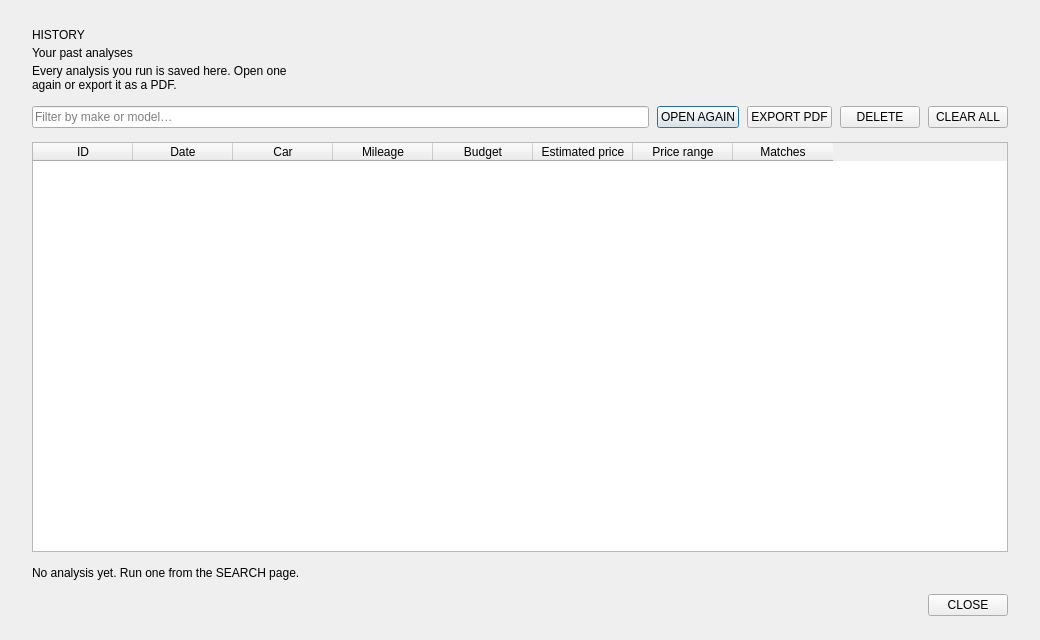
<?xml version="1.0" encoding="UTF-8"?>
<ui version="4.0">
 <class>HistoryDialog</class>
 <widget class="QDialog" name="HistoryDialog">
  <property name="geometry"><rect><x>0</x><y>0</y><width>1040</width><height>640</height></rect></property>
  <property name="windowTitle"><string>AutoWise - History</string></property>
  <property name="styleSheet"><string>
* { font-family: "Inter", "Segoe UI", "Arial"; }
QMainWindow, QWidget#centralwidget { background-color: #F5F5F7; }
QWidget#pageLogin, QWidget#pageRegister, QWidget#pageVehicle, QWidget#pageResults,
QWidget#scrollAreaVehicleContents, QWidget#scrollAreaResultsContents,
QWidget#widgetTopMatches, QWidget#widgetSimilarPrice { background-color: #F5F5F7; }
QWidget#widgetAdvancedFields { background: transparent; }
QWidget { color: #18181B; font-size: 13px; }
QToolTip { background-color: #18181B; color: #FFFFFF; border: none; padding: 6px; }

/* ---------- Header ---------- */
QFrame#frameHeader { background-color: #FFFFFF; border: none; border-bottom: 1px solid #E4E4E9; }
QLabel#labelBrand, QLabel#labelLoginBrand { font-family: "Playfair Display", "Georgia", serif; font-size: 21px; font-weight: 600; color: #18181B; letter-spacing: 5px; background: transparent; }
QLabel#labelTagline, QLabel#labelLoginTagline { color: #8A8A93; font-size: 10px; font-weight: 600; letter-spacing: 3px; background: transparent; }
QLabel[step="true"] { color: #A1A1AA; font-size: 11px; font-weight: 700; letter-spacing: 2px;
                      padding: 8px 2px; border-bottom: 2px solid transparent; }
QLabel[step="true"][done="true"] { color: #52525B; }
QLabel[step="true"][active="true"] { color: #18181B; border-bottom: 2px solid #D7263D; }
QLabel#labelStepSep1, QLabel#labelStepSep2 { color: #D4D4DA; }

/* ---------- Typography ---------- */
QLabel[role="eyebrow"] { color: #C81E35; font-size: 11px; font-weight: 700; letter-spacing: 3px; background: transparent; }
QLabel[role="display"] { font-family: "Playfair Display", "Georgia", serif; font-size: 54px; color: #18181B; background: transparent; }
QLabel[role="title"] { font-family: "Playfair Display", "Georgia", serif; font-size: 34px; color: #18181B; background: transparent; }
QLabel[role="section"] { font-family: "Playfair Display", "Georgia", serif; font-size: 23px; color: #18181B; background: transparent; }
QLabel[role="cardTitle"] { font-family: "Playfair Display", "Georgia", serif; font-size: 19px; color: #18181B; background: transparent; }
QLabel[role="lead"] { color: #52525B; font-size: 15px; background: transparent; }
QLabel[role="muted"] { color: #6B6B74; background: transparent; }
QLabel[role="field"] { color: #6B6B74; font-size: 11px; font-weight: 600; letter-spacing: 1px; background: transparent; }
QLabel[role="chip"] { background-color: #F4F4F5; border: 1px solid #E4E4E7; border-radius: 13px;
                      padding: 5px 12px; color: #3F3F46; font-size: 11px; font-weight: 500; }
QLabel[role="stepNumber"] { font-family: "Playfair Display", "Georgia", serif; font-size: 16px; color: #D7263D; background: transparent; }
QLabel[role="statValue"] { font-family: "Playfair Display", "Georgia", serif; font-size: 28px; color: #18181B; background: transparent; }
QLabel[role="statLabel"] { color: #6B6B74; font-size: 10px; font-weight: 600; letter-spacing: 2px; background: transparent; }
QLabel[role="error"] { color: #B91C1C; background-color: #FEF2F2; border: 1px solid #FECACA;
                       border-radius: 8px; padding: 9px 12px; }
QLabel[role="success"] { color: #15803D; background-color: #F0FDF4; border: 1px solid #BBF7D0;
                         border-radius: 8px; padding: 9px 12px; }

/* ---------- Login picture panel: photo with a dark shade, so its text stays white ---------- */
QFrame#frameLoginVisual { border: none; border-radius: 20px;
                   background: qlineargradient(x1:0, y1:0, x2:0, y2:1, stop:0 #2A1118, stop:1 #7A1D2B); }
QFrame#frameLoginVisual QLabel { color: #FFFFFF; }
QFrame#frameLoginVisual QLabel#labelLoginTagline, QFrame#frameLoginVisual QLabel[role="statLabel"] { color: #D4D4D8; }
QFrame#frameLoginVisual QLabel[role="lead"] { color: #E4E4E7; }
QFrame#frameLoginVisual QLabel[role="eyebrow"] { color: #FF8A99; }

/* ---------- Cards ---------- */
QFrame[card="true"] { background-color: #FFFFFF; border: 1px solid #E4E4E9; border-radius: 14px; }
QFrame#framePriceCard { border: 1px solid #F5C2CA;
                        background: qlineargradient(x1:0, y1:0, x2:1, y2:1, stop:0 #FFEEF1, stop:0.6 #FFF8F9, stop:1 #FFFFFF); }
QFrame#frameSummary { background-color: #F7F7F9; border: 1px solid #E4E4E9; border-radius: 10px; }
QFrame[divider="true"] { background-color: #E4E4E9; border: none; max-height: 1px; min-height: 1px; }

/* ---------- Inputs ---------- */
QLineEdit, QComboBox, QSpinBox {
    background-color: #FAFAFB; border: 1px solid #D9D9DF; border-radius: 9px;
    padding: 10px 12px; color: #18181B; min-height: 20px;
    selection-background-color: #D7263D; selection-color: #FFFFFF;
}
QLineEdit:hover, QComboBox:hover, QSpinBox:hover { border-color: #B4B4BC; }
QLineEdit:focus, QComboBox:focus, QSpinBox:focus { border-color: #D7263D; background-color: #FFFFFF; }
QLineEdit[lineEditState="error"] { border-color: #DC2626; }
QComboBox:disabled { color: #A1A1AA; border-color: #E9E9ED; background-color: #F4F4F5; }
QComboBox QLineEdit { background: transparent; border: none; padding: 0px; min-height: 0px; }
QComboBox::drop-down { border: none; width: 30px; }
QComboBox::down-arrow { image: url(../images/ic_chevron_down.png); width: 12px; height: 8px; margin-right: 12px; }
QComboBox QAbstractItemView { background-color: #FFFFFF; border: 1px solid #E4E4E9; color: #18181B;
    selection-background-color: #D7263D; selection-color: #FFFFFF; outline: 0; padding: 4px; }
QSpinBox::up-button, QSpinBox::down-button { width: 0px; border: none; }
QSpinBox#spinBoxBudget { font-family: "Playfair Display", "Georgia", serif; font-size: 26px; padding: 8px 14px; color: #18181B; }
QSlider::groove:horizontal { height: 4px; background: #E4E4E7; border-radius: 2px; }
QSlider::sub-page:horizontal { background: #D7263D; border-radius: 2px; }
QSlider::handle:horizontal { background: #FFFFFF; border: 2px solid #D7263D; width: 14px; height: 14px; margin: -7px 0; border-radius: 9px; }
QCheckBox { color: #3F3F46; spacing: 9px; background: transparent; }
QCheckBox::indicator { width: 16px; height: 16px; border: 1px solid #C4C4CC; border-radius: 4px; background-color: #FFFFFF; }
QCheckBox::indicator:hover { border-color: #D7263D; }
QCheckBox::indicator:checked { background-color: #D7263D; border-color: #D7263D; image: url(../images/ic_check.png); }

/* ---------- Buttons ---------- */
QPushButton { background-color: #D7263D; color: #FFFFFF; border: none; border-radius: 9px;
              padding: 13px 26px; font-weight: 700; font-size: 12px; letter-spacing: 2px; }
QPushButton:hover { background-color: #E63950; }
QPushButton:pressed { background-color: #B51F33; }
QPushButton:disabled { background-color: #F1C2C9; color: #FFFFFF; }
QPushButton[variant="ghost"] { background-color: #FFFFFF; border: 1px solid #D4D4DA; color: #27272A; }
QPushButton[variant="ghost"]:hover { border-color: #D7263D; color: #D7263D; }
QPushButton[variant="link"] { background-color: transparent; color: #52525B; padding: 4px 0px;
                              text-align: left; letter-spacing: 1px; font-size: 12px; }
QPushButton[variant="link"]:hover { color: #18181B; }
QPushButton[variant="inlineLink"] { background-color: transparent; color: #D7263D; padding: 2px 0px;
                                    letter-spacing: 0px; font-size: 13px; font-weight: 600; }
QPushButton[variant="inlineLink"]:hover { color: #B51F33; }
QPushButton[variant="nav"] { background-color: transparent; color: #52525B; border: none; border-bottom: 2px solid transparent;
                            border-radius: 0px; padding: 8px 4px; margin: 0px 8px; font-size: 11px; letter-spacing: 2px; }
QPushButton[variant="nav"]:hover { color: #18181B; }
QPushButton[variant="nav"][active="true"] { color: #18181B; border-bottom: 2px solid #D7263D; }
QPushButton[variant="icon"] { background-color: #FFFFFF; border: 1px solid #D9D9DF; border-radius: 9px; padding: 8px; }
QPushButton[variant="icon"]:hover { border-color: #D7263D; }

/* ---------- Scroll ---------- */
QScrollArea { background: transparent; border: none; }
QScrollArea &gt; QWidget &gt; QWidget { background: transparent; }
QScrollBar:vertical { background: transparent; width: 10px; margin: 6px 2px; }
QScrollBar::handle:vertical { background: #D4D4DA; border-radius: 3px; min-height: 40px; }
QScrollBar::handle:vertical:hover { background: #A1A1AA; }
QScrollBar::add-line:vertical, QScrollBar::sub-line:vertical { height: 0; }
QScrollBar::add-page:vertical, QScrollBar::sub-page:vertical { background: none; }

/* ---------- Results ---------- */
QLabel#labelPredictedPrice { font-family: "Playfair Display", "Georgia", serif; font-size: 48px; color: #18181B; background: transparent; }
QLabel#labelBudgetValue { font-family: "Playfair Display", "Georgia", serif; font-size: 30px; color: #18181B; background: transparent; }
QLabel#labelBudgetVerdict { border-radius: 12px; padding: 5px 12px; font-size: 11px; font-weight: 700; letter-spacing: 1px; }
QLabel#labelBudgetVerdict[state="ok"] { background-color: #DCFCE7; color: #15803D; border: 1px solid #86EFAC; }
QLabel#labelBudgetVerdict[state="over"] { background-color: #FEE2E2; color: #B91C1C; border: 1px solid #FCA5A5; }

/* ---------- Car cards (Top 5 + same price range) ---------- */
QFrame[carCard="true"] { background-color: #FFFFFF; border: 1px solid #E4E4E9; border-radius: 14px; }
QFrame[carCard="true"]:hover { border-color: #D7263D; }
QFrame#frameTopCar1 { border-color: #F5C2CA;
    background: qlineargradient(x1:0, y1:0, x2:0, y2:1, stop:0 #FFF1F3, stop:1 #FFFFFF); }
QLabel[role="carImage"] { border-radius: 10px; color: #A1A1AA; font-family: "Playfair Display", "Georgia", serif; font-size: 18px; letter-spacing: 4px;
    background: qlineargradient(x1:0, y1:0, x2:1, y2:1, stop:0 #F1F1F4, stop:1 #E6E6EA); }
QLabel[role="carRank"] { background-color: #D7263D; color: #FFFFFF; border-radius: 10px; padding: 3px 9px;
                         font-size: 11px; font-weight: 700; }
QLabel[role="carMatch"] { color: #C81E35; font-size: 11px; font-weight: 700; letter-spacing: 1px; background: transparent; }
QLabel[role="carTitle"] { font-family: "Playfair Display", "Georgia", serif; font-size: 17px; color: #18181B; background: transparent; }
QLabel[role="carTitleLarge"] { font-family: "Playfair Display", "Georgia", serif; font-size: 26px; color: #18181B; background: transparent; }
QLabel[role="carDetail"] { color: #6B6B74; font-size: 12px; background: transparent; }
QLabel[role="carPrice"] { font-size: 18px; font-weight: 700; color: #18181B; background: transparent; }
QLabel[role="carPriceLarge"] { font-family: "Playfair Display", "Georgia", serif; font-size: 34px; color: #18181B; background: transparent; }

QMessageBox { background-color: #FFFFFF; }
QMessageBox QLabel { color: #18181B; }
QMessageBox QPushButton { min-width: 90px; padding: 9px 18px; }

/* ---------- Added for accounts and the admin panel ---------- */
QDialog, QWidget#pageDashboard, QWidget#pageUsers, QWidget#pageModels, QWidget#pageData, QWidget#pageActivity,
QWidget#tabProfile, QWidget#tabPassword, QWidget#tabExplore, QWidget#tabSegments, QWidget#tabLogins, QWidget#tabAudit,
QWidget#scrollAreaDashboardContents, QWidget#scrollAreaModelsContents, QWidget#scrollAreaExploreContents,
QWidget#scrollAreaSegmentsContents { background-color: #F5F5F7; }
QDoubleSpinBox { background-color: #FAFAFB; border: 1px solid #D9D9DF; border-radius: 9px; padding: 9px 12px;
                 color: #18181B; min-height: 20px; }
QDoubleSpinBox:focus { border-color: #D7263D; background-color: #FFFFFF; }
QDoubleSpinBox::up-button, QDoubleSpinBox::down-button { width: 0px; border: none; }
QSpinBox[compact="true"], QDoubleSpinBox[compact="true"], QLineEdit[compact="true"], QComboBox[compact="true"] { padding: 7px 10px; }
QTableWidget { background-color: #FFFFFF; border: 1px solid #E4E4E9; border-radius: 12px; gridline-color: #F0F0F2;
               selection-background-color: #FDE8EB; selection-color: #18181B; alternate-background-color: #FAFAFB; }
QTableWidget::item { padding: 4px 8px; }
QHeaderView::section { background-color: #FAFAFB; color: #6B6B74; font-size: 10px; font-weight: 700; letter-spacing: 1px;
                       padding: 9px 8px; border: none; border-bottom: 1px solid #E4E4E9; }
QTableCornerButton::section { background-color: #FAFAFB; border: none; }
QTabWidget::pane { border: none; background: transparent; }
QTabBar::tab { background: transparent; color: #6B6B74; padding: 10px 18px; margin-right: 6px; border: none;
               border-bottom: 2px solid transparent; font-weight: 600; font-size: 12px; letter-spacing: 1px; }
QTabBar::tab:selected { color: #18181B; border-bottom: 2px solid #D7263D; }
QTabBar::tab:hover { color: #18181B; }
QProgressBar { border: none; background-color: #ECECEF; border-radius: 4px; max-height: 8px; min-height: 8px; }
QProgressBar::chunk { background-color: #D7263D; border-radius: 4px; }
QPlainTextEdit { background-color: #FFFFFF; border: 1px solid #E4E4E9; border-radius: 12px; padding: 10px; color: #27272A; }
QPushButton[variant="danger"] { background-color: #FFFFFF; border: 1px solid #FCA5A5; color: #B91C1C; }
QPushButton[variant="danger"]:hover { background-color: #FEF2F2; }
QPushButton[size="small"] { padding: 9px 16px; font-size: 11px; }
QLabel[role="value"] { color: #18181B; font-size: 13px; background: transparent; }
QLabel[role="kpiNote"] { color: #8A8A93; font-size: 11px; background: transparent; }
QLabel[role="badge"] { background-color: #FDE8EB; color: #C81E35; border-radius: 10px; padding: 3px 10px;
                       font-size: 10px; font-weight: 700; letter-spacing: 1px; }
QFrame[kpi="true"] { background-color: #FFFFFF; border: 1px solid #E4E4E9; border-radius: 14px; }
QFrame[kpi="true"][accent="true"] { border: 1px solid #F5C2CA;
    background: qlineargradient(x1:0, y1:0, x2:1, y2:1, stop:0 #FFEEF1, stop:0.7 #FFFFFF, stop:1 #FFFFFF); }

/* ---------- Admin sidebar (dark, like the sign-in picture panel) ---------- */
QFrame#frameSidebar { background: qlineargradient(x1:0, y1:0, x2:0, y2:1, stop:0 #141416, stop:0.75 #1C1114, stop:1 #4A1420);
                      border: none; }
QFrame#frameSidebar QLabel { color: #FFFFFF; background: transparent; }
QFrame#frameSidebar QLabel#labelSideTagline, QFrame#frameSidebar QLabel[role="statLabel"] { color: #A1A1AA; }
QFrame#frameSidebar QLabel[role="eyebrow"] { color: #FF8A99; }
QLabel#labelSideBrand { font-family: "Playfair Display", "Georgia", serif; font-size: 20px; font-weight: 600; letter-spacing: 5px; }
QLabel#labelSideTagline { font-size: 9px; font-weight: 600; letter-spacing: 3px; }
QFrame#frameSidebar QLabel#labelSideMark { background-color: #D7263D; border-radius: 3px; }
QPushButton[variant="side"] { background-color: transparent; color: #A1A1AA; border: none; border-left: 3px solid transparent;
                              border-radius: 0px; padding: 13px 22px; text-align: left; font-size: 11px; letter-spacing: 2px; }
QPushButton[variant="side"]:hover { color: #FFFFFF; background-color: rgba(255, 255, 255, 0.05); }
QPushButton[variant="side"][active="true"] { color: #FFFFFF; background-color: rgba(215, 38, 61, 0.18); border-left: 3px solid #D7263D; }
QPushButton[variant="sideGhost"] { background-color: transparent; color: #E4E4E7; border: 1px solid #3F3F46; border-radius: 9px;
                                   padding: 11px 16px; font-size: 11px; letter-spacing: 2px; }
QPushButton[variant="sideGhost"]:hover { border-color: #D7263D; color: #FFFFFF; }
QFrame#frameSideUser { background-color: rgba(255, 255, 255, 0.06); border-radius: 12px; }
</string></property>
  <layout class="QVBoxLayout" name="verticalLayoutHistory" stretch="0,0,1,0,0">
   <property name="spacing"><number>14</number></property>
   <property name="leftMargin"><number>32</number></property>
   <property name="topMargin"><number>28</number></property>
   <property name="rightMargin"><number>32</number></property>
   <property name="bottomMargin"><number>24</number></property>
   <item>
    <layout class="QHBoxLayout" name="horizontalLayoutHistoryHeader">
     <property name="spacing"><number>10</number></property>
     <property name="leftMargin"><number>0</number></property>
     <property name="topMargin"><number>0</number></property>
     <property name="rightMargin"><number>0</number></property>
     <property name="bottomMargin"><number>0</number></property>
     <item>
      <layout class="QVBoxLayout" name="verticalLayoutHistoryHeader">
       <property name="spacing"><number>4</number></property>
       <property name="leftMargin"><number>0</number></property>
       <property name="topMargin"><number>0</number></property>
       <property name="rightMargin"><number>0</number></property>
       <property name="bottomMargin"><number>0</number></property>
       <item>
        <widget class="QLabel" name="labelHistoryEyebrow">
         <property name="text"><string>HISTORY</string></property>
         <property name="role" stdset="0"><string>eyebrow</string></property>
        </widget>
       </item>
       <item>
        <widget class="QLabel" name="labelHistoryTitle">
         <property name="text"><string>Your past analyses</string></property>
         <property name="role" stdset="0"><string>title</string></property>
        </widget>
       </item>
       <item>
        <widget class="QLabel" name="labelHistoryLead">
         <property name="text"><string>Every analysis you run is saved here. Open one again or export it as a PDF.</string></property>
         <property name="role" stdset="0"><string>muted</string></property>
         <property name="wordWrap"><bool>true</bool></property>
        </widget>
       </item>
      </layout>
     </item>
     <item>
      <spacer name="spacer7">
       <property name="orientation"><enum>Qt::Orientation::Horizontal</enum></property>
       <property name="sizeHint" stdset="0"><size><width>20</width><height>20</height></size></property>
      </spacer>
     </item>
    </layout>
   </item>
   <item>
    <layout class="QHBoxLayout" name="horizontalLayoutHistoryTools" stretch="1,0,0,0,0">
     <property name="spacing"><number>8</number></property>
     <property name="leftMargin"><number>0</number></property>
     <property name="topMargin"><number>0</number></property>
     <property name="rightMargin"><number>0</number></property>
     <property name="bottomMargin"><number>0</number></property>
     <item>
      <widget class="QLineEdit" name="lineEditHistorySearch">
       <property name="placeholderText"><string>Filter by make or model…</string></property>
       <property name="compact" stdset="0"><string>true</string></property>
      </widget>
     </item>
     <item>
      <widget class="QPushButton" name="pushButtonHistoryOpen">
       <property name="text"><string>OPEN AGAIN</string></property>
       <property name="toolTip"><string>Show this analysis again on the results page</string></property>
       <property name="cursor"><cursorShape>PointingHandCursor</cursorShape></property>
       <property name="size" stdset="0"><string>small</string></property>
      </widget>
     </item>
     <item>
      <widget class="QPushButton" name="pushButtonHistoryPdf">
       <property name="text"><string>EXPORT PDF</string></property>
       <property name="variant" stdset="0"><string>ghost</string></property>
       <property name="toolTip"><string>Save this analysis as a PDF file</string></property>
       <property name="cursor"><cursorShape>PointingHandCursor</cursorShape></property>
       <property name="size" stdset="0"><string>small</string></property>
      </widget>
     </item>
     <item>
      <widget class="QPushButton" name="pushButtonHistoryDelete">
       <property name="text"><string>DELETE</string></property>
       <property name="variant" stdset="0"><string>danger</string></property>
       <property name="cursor"><cursorShape>PointingHandCursor</cursorShape></property>
       <property name="size" stdset="0"><string>small</string></property>
      </widget>
     </item>
     <item>
      <widget class="QPushButton" name="pushButtonHistoryClear">
       <property name="text"><string>CLEAR ALL</string></property>
       <property name="variant" stdset="0"><string>danger</string></property>
       <property name="cursor"><cursorShape>PointingHandCursor</cursorShape></property>
       <property name="size" stdset="0"><string>small</string></property>
      </widget>
     </item>
    </layout>
   </item>
   <item>
    <widget class="QTableWidget" name="tableWidgetHistory">
     <property name="alternatingRowColors"><bool>true</bool></property>
     <property name="editTriggers"><set>QAbstractItemView::EditTrigger::NoEditTriggers</set></property>
     <property name="selectionBehavior"><enum>QAbstractItemView::SelectionBehavior::SelectRows</enum></property>
     <property name="selectionMode"><enum>QAbstractItemView::SelectionMode::SingleSelection</enum></property>
     <property name="showGrid"><bool>false</bool></property>
     <column><property name="text"><string>ID</string></property></column>
     <column><property name="text"><string>Date</string></property></column>
     <column><property name="text"><string>Car</string></property></column>
     <column><property name="text"><string>Mileage</string></property></column>
     <column><property name="text"><string>Budget</string></property></column>
     <column><property name="text"><string>Estimated price</string></property></column>
     <column><property name="text"><string>Price range</string></property></column>
     <column><property name="text"><string>Matches</string></property></column>
    </widget>
   </item>
   <item>
    <widget class="QLabel" name="labelHistoryEmpty">
     <property name="text"><string>No analysis yet. Run one from the SEARCH page.</string></property>
     <property name="role" stdset="0"><string>muted</string></property>
    </widget>
   </item>
   <item>
    <layout class="QHBoxLayout" name="horizontalLayoutHistoryButtons">
     <property name="spacing"><number>10</number></property>
     <property name="leftMargin"><number>0</number></property>
     <property name="topMargin"><number>0</number></property>
     <property name="rightMargin"><number>0</number></property>
     <property name="bottomMargin"><number>0</number></property>
     <item>
      <widget class="QLabel" name="labelHistoryCount">
       <property name="text"><string></string></property>
       <property name="role" stdset="0"><string>muted</string></property>
      </widget>
     </item>
     <item>
      <spacer name="spacer8">
       <property name="orientation"><enum>Qt::Orientation::Horizontal</enum></property>
       <property name="sizeHint" stdset="0"><size><width>20</width><height>20</height></size></property>
      </spacer>
     </item>
     <item>
      <widget class="QPushButton" name="pushButtonHistoryClose">
       <property name="text"><string>CLOSE</string></property>
       <property name="variant" stdset="0"><string>ghost</string></property>
       <property name="cursor"><cursorShape>PointingHandCursor</cursorShape></property>
      </widget>
     </item>
    </layout>
   </item>
  </layout>
 </widget>
 <resources/>
 <connections/>
</ui>
